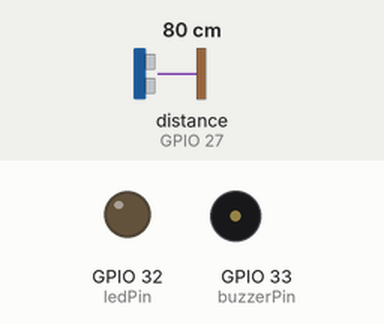
This program was run on a simulated ESP32. Parts: output pins drawn as LEDs (lit = HIGH), buzzer (waves = sounding). Inputs (shaded band) come from the test bench; at power-on: distance to the obstacle (sensor on GPIO 27) 80 cm. The echo pulse lasts 58.3 µs per cm; WiFi joins after 1.5 s; servers stay silent unless stated; uploads are accepted with an empty reply; pins used as bus, display or sensor lines are not drawn; what the program prints to the serial monitor is not drawn.

Above: at 3.3 s.
At 6.2 s:
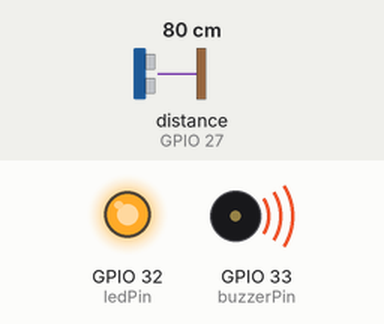
Timing chart, 0 to 8.0 s (numbered marks = the images above):
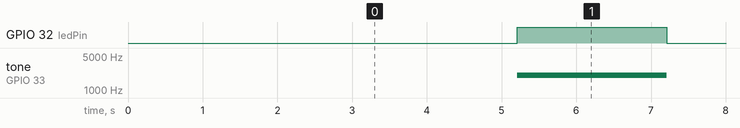

Measured:
- by itself, GPIO 32 (ledPin): alternates HIGH for 2.0 s and LOW for 3.0 s
- by itself, tone on GPIO 33 (buzzerPin): alternates 2000 Hz for 2.0 s and silent for 3.0 s

The program:

main.cpp
```cpp
#include <Arduino.h>
#include <WiFi.h>
#include <HTTPClient.h>

const char* ssid = ""; // YOUR WIFI SSID
const char* password = ""; // YOUR WIFI PASSWORD
String serverURL = ""; // YOUR SERVER URL

const int triggPin = 26;
const int echoPin = 27;
const int ledPin = 32;
const int buzzerPin = 33;

unsigned long ledStartTime = 0;
const unsigned long duration = 2000;
bool active = false;

void connectWiFi() {
    WiFi.begin(ssid, password);
    Serial.print("Connecting..");
    while (WiFi.status() != WL_CONNECTED) {
        delay(500);
        Serial.print(".");
    }
    Serial.println("\nConnected to WiFi");
}

void activateConfirmation() {
    digitalWrite(ledPin, HIGH);
    tone(buzzerPin, 2000);
    ledStartTime = millis(); // Record activation timestamp
    active = true;
    Serial.println("LED and Buzzer Activated!");
}

void updateBlinkState() {
    // Non-blocking timer check to turn off LED and Buzzer after duration
    if (active && (millis() - ledStartTime >= duration)) {
        digitalWrite(ledPin, LOW);
        noTone(buzzerPin);
        active = false;
        Serial.println("LED and Buzzer Turned Off.");
    }
}

void sendData(int value) {
    WiFiClient client;
    HTTPClient http;

    http.begin(client, serverURL);
    http.addHeader("Content-Type", "application/json");

    String payload = "{\"Distance\": " + String(value) + "}";
    int httpResponse = http.POST(payload);

    if (httpResponse > 0) {
        String response = http.getString();
        Serial.println("Response: " + response);
        activateConfirmation();
    } else {
        Serial.println("Error on sending POST: " + String(httpResponse));
    }

    http.end();
}

int getDistance() {
    digitalWrite(triggPin, LOW);
    delayMicroseconds(2);
    digitalWrite(triggPin, HIGH);
    delayMicroseconds(10);
    digitalWrite(triggPin, LOW);

    long pulseDuration = pulseIn(echoPin, HIGH, 30000); // Added timeout fallback
    int distance = (pulseDuration * 0.0343) / 2;

    return distance;
}

void setup() {
    Serial.begin(115200); // Standard ESP32 baud rate

    pinMode(triggPin, OUTPUT);
    pinMode(echoPin, INPUT);
    pinMode(ledPin, OUTPUT);
    pinMode(buzzerPin, OUTPUT);

    connectWiFi();
}

void loop() {
    updateBlinkState(); // Continuously evaluate LED/Buzzer shutoff timer

    static unsigned long lastSendTime = 0;
    if (millis() - lastSendTime >= 5000) {
        lastSendTime = millis();
        int sensorDistance = getDistance();
        sendData(sensorDistance);
    }
}
```
